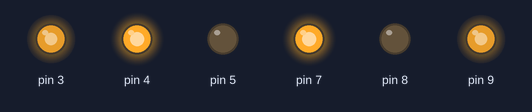
Recording of a sketch running on a simulated Arduino Uno, built with avr-gcc and run on an emulated ATmega328P. On the bench: output pins drawn as LEDs (lit = HIGH).

Above: at 0.1 s.
Timing chart, 0 to 1.6 s (numbered marks = the images above):
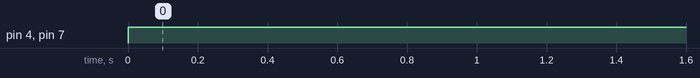

The sketch:

sketch_nov03a.ino
```cpp
void setup() {
  // put your setup code here, to run once:
pinMode(4,OUTPUT);
pinMode(5,OUTPUT);
pinMode(7,OUTPUT);
pinMode(8,OUTPUT);
analogWrite(3,200);
analogWrite(9,200);
}

void loop() {
  // put your main code here, to run repeatedly:
digitalWrite(4,HIGH);
digitalWrite(5,LOW);
digitalWrite(7,HIGH);
digitalWrite(8,LOW);
}
```

Measured:
- by itself, pin 4, pin 7: LOW → HIGH at 0.00 s
